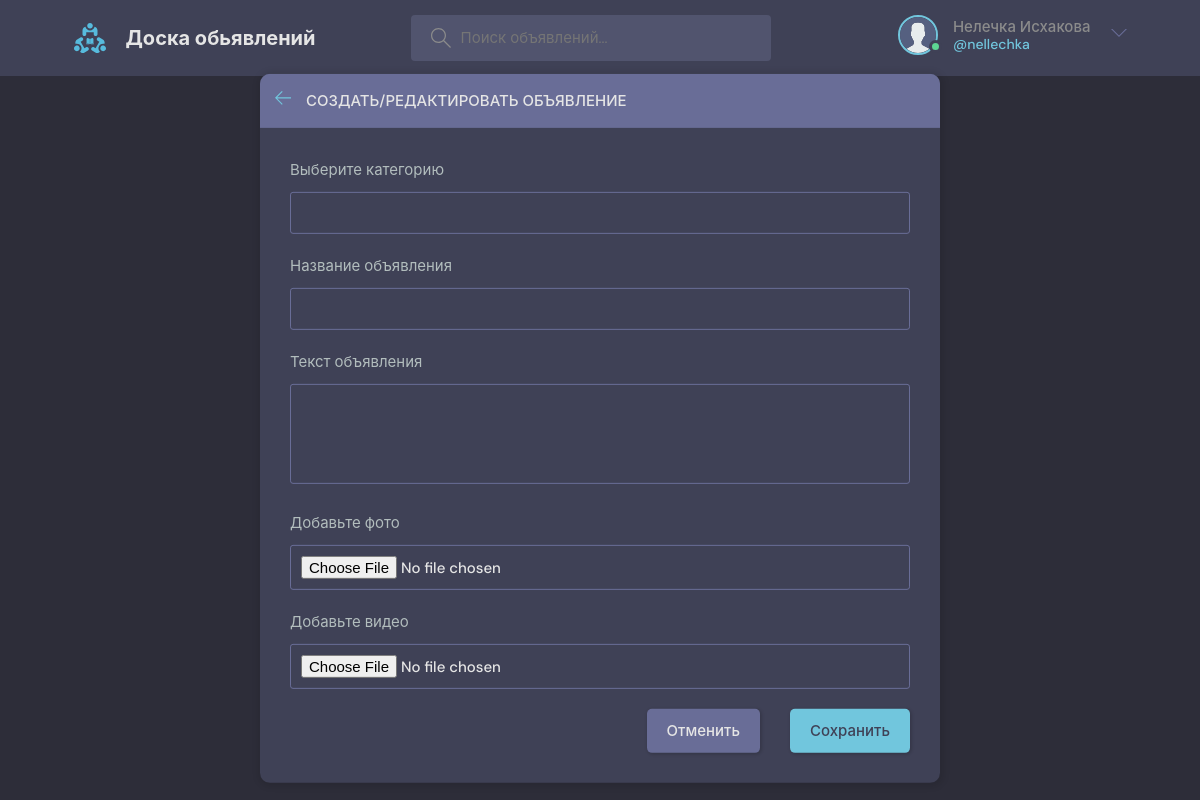
Screenshot of /create-adv/ (signed in) with the database file from the repository.
### board_app/models.py (models this page shows)
class User(AbstractUser):
    email = models.EmailField(null=True, unique=True)
    avatar = models.ImageField(null=True, default="avatar.svg")
    confirmation_code = models.CharField(max_length=6, default = '')
    USERNAME_FIELD = 'email'
    REQUIRED_FIELDS = ['username']

### board_app/views.py (the view, shortened to what this page needs)
@login_required (login_url='board_app:login')
def createAdvertisement(request):
    form = AdvertisementForm()
    categories = Category.objects.all()
    context = { 'form':form,
                'categories': categories
    }
    return render (request, 'board/advertisement_form.html', context)

### board_app/forms.py
class AdvertisementForm(ModelForm):
    class Meta:
        model = Advertisement
        fields = '__all__'
        exclude = ['user', 'created_at', 'updated_at','category']

### board_app/models.py (called while the page is built)
    def __str__(self):
        return self.name

### board_app/templates/board/advertisement_form.html (shortened to what this page needs)
{% extends 'main.html' %}
{% block content %}
  <main class="create-room layout">
    <div class="container">
      <div class="layout__box">
        <div class="layout__boxHeader">
          <div class="layout__boxTitle">
            <a href="{% url 'board_app:home' %}">
              <svg version="1.1" xmlns="http://www.w3.org/2000/svg" width="32" height="32" viewBox="0 0 32 32">
                <title>arrow-left</title>
                <path
                  d="M13.723 2.286l-13.723 13.714 13.719 13.714 1.616-1.611-10.96-10.96h27.625v-2.286h-27.625l10.965-10.965-1.616-1.607z">
                </path>
              </svg>
            </a>
            <h3>Создать/Редактировать объявление </h3>
          </div>
        </div>
        <div class="layout__body">
          <form class="form" action="#" method="POST" enctype="multipart/form-data">
            <div class="form__group">
                <label for="room_topic">Выберите категорию</label>
                <input required name="category" value="{{advertisement.category}}" type="text" list="topic-list"/>
            </div>
              <div class="form__group">
                <label for="room_name">Название объявления</label>
                {{form.title}}
              </div>
              <div class="form__group">
                <label for="room_description">Текст объявления</label>
                {{form.description}}
              </div>
              <div class="form__group">
                <label for="room_image">Добавьте фото</label>
                {{form.img}}
              </div>
              <div class="form__group">
                <label for="room_video">Добавьте видео</label>
                {{form.video}}
              </div>
            <div class="form__action">
              <a class="btn btn--dark" href="{% url 'board_app:home' %}">Отменить</a>
              <button class="btn btn--main" type="submit">Сохранить</button>
            </div>
          </form>
        </div>
      </div>
    </div>
  </main>
{% endblock content %}

### templates/navbar.html (shortened to what this page needs)
{% load static %}
<header class="header header--loggedIn">
    <div class="container">
        <a href="{% url 'board_app:home' %}" class="header__logo">
        <img src="{% static 'images/logo.svg' %}" />
        <h1>Доска обьявлений</h1>
      </a>
      <form class="header__search" method="GET" action="{% url 'board_app:home' %}">
        <label>
          <input name="q" placeholder="Поиск объявлений..." />
        </label>
      </form>
      <nav class="header__menu">
        {% if request.user.is_authenticated %}
            <div class="header__user">
                <a href="{% url 'board_app:user-profile' request.user.id %}">
                  <div class="avatar avatar--medium active">
                   <img src="{{request.user.avatar.url}}" />
                    </div>
                    <p>{{ request.user.first_name }} {{ request.user.last_name }}
                        <span>@{{ request.user.username }}
                        </span>
                    </p>
                </a>
                <button class="dropdown-button">
                    <svg version="1.1" xmlns="http://www.w3.org/2000/svg" width="32" height="32" viewBox="0 0 32 32">
                    <title>chevron-down</title>
                    <path d="M16 21l-13-13h-3l16 16 16-16h-3l-13 13z"></path>
                    </svg>
                </button>
            </div>
        {% else %}
            <a href="{% url 'board_app:login' %}">
              <img src="{% static 'images/avatar.svg' %}" />
              <p>Войти</p>
            </a>
        {% endif %}
      </nav>
    </div>
  </header>

### rows the page displays
User: user.avatar (placeholder picture), user.first_name "Нелечка", user.last_name "Исхакова", user.username "nellechka"
